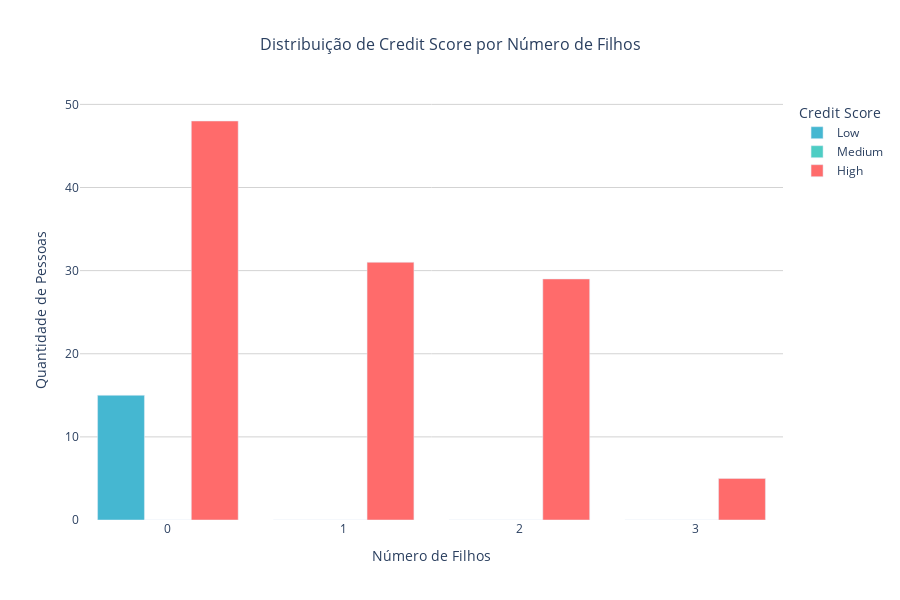

The cell this chart's notebook holds for it:
### Markdown cell above
#### 3.2.6 Number of Children e Credit Score

### Code cell
contingency_table_NB = pd.crosstab(df['Number of Children'], df['Credit Score'])
contingency_table_NB = contingency_table_NB.reindex(columns=['Low', 'Medium', 'High'], fill_value=0)

df_melted = contingency_table_NB.reset_index().melt(
    id_vars=['Number of Children'],
    var_name='Credit Score',
    value_name='Quantidade'
)

# Criar gráfico de barras agrupadas
fig = px.bar(df_melted, 
             x='Number of Children', 
             y='Quantidade',
             color='Credit Score',
             title='Distribuição de Credit Score por Número de Filhos',
             labels={'Number of Children': 'Número de Filhos', 'Quantidade': 'Quantidade de Pessoas'},
             color_discrete_sequence=['#45B7D1', '#4ECDC4', '#FF6B6B'],
             barmode='group')

# Personalizar layout
fig.update_layout(
    title={
        'text': 'Distribuição de Credit Score por Número de Filhos',
        'x': 0.5,
        'xanchor': 'center',
        'font': {'size': 16}
    },
    xaxis_title='Número de Filhos',
    yaxis_title='Quantidade de Pessoas',
    width=900,
    height=600,
    plot_bgcolor='white',
    xaxis=dict(type='category')  # Tratar como categorias para melhor visualização
)

# Adicionar grid
fig.update_yaxes(showgrid=True, gridwidth=1, gridcolor='lightgray')
fig.update_xaxes(showgrid=False)

# Personalizar hover
fig.update_traces(
    hovertemplate='<b>Filhos:</b> %{x}<br><b>Credit Score:</b> %{fullData.name}<br><b>Quantidade:</b> %{y}<extra></extra>'
)

fig.show()

### Figure 1 — Plotly figure (JSON) as saved in the notebook; plotly's stock layout.template omitted (floating-point values rounded to 4 significant figures)
{"data": [{"alignmentgroup": "True", "hovertemplate": "<b>Filhos:</b> %{x}<br><b>Credit Score:</b> %{fullData.name}<br><b>Quantidade:</b> %{y}<extra></extra>", "legendgroup": "Low", "marker": {"color": "#45B7D1", "pattern": {"shape": ""}}, "name": "Low", "offsetgroup": "Low", "orientation": "v", "showlegend": true, "textposition": "auto", "type": "bar", "x": [0, 1, 2, 3], "xaxis": "x", "y": [15, 0, 0, 0], "yaxis": "y"}, {"alignmentgroup": "True", "hovertemplate": "<b>Filhos:</b> %{x}<br><b>Credit Score:</b> %{fullData.name}<br><b>Quantidade:</b> %{y}<extra></extra>", "legendgroup": "Medium", "marker": {"color": "#4ECDC4", "pattern": {"shape": ""}}, "name": "Medium", "offsetgroup": "Medium", "orientation": "v", "showlegend": true, "textposition": "auto", "type": "bar", "x": [0, 1, 2, 3], "xaxis": "x", "y": [0, 0, 0, 0], "yaxis": "y"}, {"alignmentgroup": "True", "hovertemplate": "<b>Filhos:</b> %{x}<br><b>Credit Score:</b> %{fullData.name}<br><b>Quantidade:</b> %{y}<extra></extra>", "legendgroup": "High", "marker": {"color": "#FF6B6B", "pattern": {"shape": ""}}, "name": "High", "offsetgroup": "High", "orientation": "v", "showlegend": true, "textposition": "auto", "type": "bar", "x": [0, 1, 2, 3], "xaxis": "x", "y": [48, 31, 29, 5], "yaxis": "y"}], "layout": {"barmode": "group", "height": 600, "legend": {"title": {"text": "Credit Score"}, "tracegroupgap": 0}, "plot_bgcolor": "white", "title": {"font": {"size": 16}, "text": "Distribuição de Credit Score por Número de Filhos", "x": 0.5, "xanchor": "center"}, "width": 900, "xaxis": {"anchor": "y", "domain": [0, 1], "showgrid": false, "title": {"text": "Número de Filhos"}, "type": "category"}, "yaxis": {"anchor": "x", "domain": [0, 1], "gridcolor": "lightgray", "gridwidth": 1, "showgrid": true, "title": {"text": "Quantidade de Pessoas"}}}}
